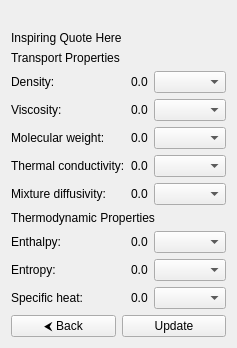
<?xml version="1.0" encoding="UTF-8"?>
<ui version="4.0">
    <class>PropertiesOutputPage</class>
    <widget class="QWidget" name="PropertiesOutputPage">
        <layout class="QVBoxLayout" name="beerLogoLayout">
            <item>
                <widget class="QLabel" name="logoLabel">
                    <property name="pixmap">
                        <pixmap>:images/BigLogo.png</pixmap> <!-- Reference to logo -->
                    </property>
                </widget>
            </item>
            <item>
                <widget class="QLabel" name="beerQuoteLabel">
                    <property name="text">
                        <string>Inspiring Quote Here</string>
                    </property>
                </widget>
            </item>
            <item>
                <layout class="QGridLayout" name="gridLayout">
                    <!-- Row 0 -->
                    <item row="0" column="0" colspan="3">
                        <widget class="QLabel" name="transportLabel">
                            <property name="text">
                                <string>Transport Properties</string>
                            </property>
                        </widget>
                    </item>

                    <!-- Row 1 -->
                    <item row="1" column="0">
                        <widget class="QLabel" name="rhoNameLabel">
                            <property name="text">
                                <string>Density:</string>
                            </property>
                        </widget>
                    </item>
                    <item row="1" column="1">
                        <widget class="QLabel" name="rhoValueLabel">
                            <property name="text">
                                <string>0.0</string>
                            </property>
                        </widget>
                    </item>
                    <item row="1" column="2">
                        <widget class="QComboBox" name="rhoComboBox">
                        </widget>
                    </item>


                    <!-- Row 2 -->
                    <item row="2" column="0">
                        <widget class="QLabel" name="muNameLabel">
                            <property name="text">
                                <string>Viscosity:</string>
                            </property>
                        </widget>
                    </item>
                    <item row="2" column="1">
                        <widget class="QLabel" name="muValueLabel">
                            <property name="text">
                                <string>0.0</string>
                            </property>
                        </widget>
                    </item>
                    <item row="2" column="2">
                        <widget class="QComboBox" name="muComboBox">
                        </widget>
                    </item>


                    <!-- Row 3 -->
                    <item row="3" column="0">
                        <widget class="QLabel" name="mwNameLabel">
                            <property name="text">
                                <string>Molecular weight:</string>
                            </property>
                        </widget>
                    </item>
                    <item row="3" column="1">
                        <widget class="QLabel" name="mwValueLabel">
                            <property name="text">
                                <string>0.0</string>
                            </property>
                        </widget>
                    </item>
                    <item row="3" column="2">
                        <widget class="QComboBox" name="mwComboBox">
                        </widget>
                    </item>

                    <!-- Row 4 -->
                    <item row="4" column="0">
                        <widget class="QLabel" name="condNameLabel">
                            <property name="text">
                                <string>Thermal conductivity:</string>
                            </property>
                        </widget>
                    </item>
                    <item row="4" column="1">
                        <widget class="QLabel" name="condValueLabel">
                            <property name="text">
                                <string>0.0</string>
                            </property>
                        </widget>
                    </item>
                    <item row="4" column="2">
                        <widget class="QComboBox" name="condComboBox">
                        </widget>
                    </item>

                    <!-- Row 5 -->
                    <item row="5" column="0">
                        <widget class="QLabel" name="diffNameLabel">
                            <property name="text">
                                <string>Mixture diffusivity:</string>
                            </property>
                        </widget>
                    </item>
                    <item row="5" column="1">
                        <widget class="QLabel" name="diffValueLabel">
                            <property name="text">
                                <string>0.0</string>
                            </property>
                        </widget>
                    </item>
                    <item row="5" column="2">
                        <widget class="QComboBox" name="diffComboBox">
                        </widget>
                    </item>

                    <!-- Row 6 -->
                    <item row="6" column="0" colspan="3">
                        <widget class="QLabel" name="thermodynamicLabel">
                            <property name="text">
                                <string>Thermodynamic Properties</string>
                            </property>
                        </widget>
                    </item>


                    <!-- Row 7 -->
                    <item row="7" column="0">
                        <widget class="QLabel" name="hNameLabel">
                            <property name="text">
                                <string>Enthalpy:</string>
                            </property>
                        </widget>
                    </item>
                    <item row="7" column="1">
                        <widget class="QLabel" name="hValueLabel">
                            <property name="text">
                                <string>0.0</string>
                            </property>
                        </widget>
                    </item>
                    <item row="7" column="2">
                        <widget class="QComboBox" name="hComboBox">
                        </widget>
                    </item>


                    <!-- Row 8 -->
                    <item row="8" column="0">
                        <widget class="QLabel" name="sNameLabel">
                            <property name="text">
                                <string>Entropy:</string>
                            </property>
                        </widget>
                    </item>
                    <item row="8" column="1">
                        <widget class="QLabel" name="sValueLabel">
                            <property name="text">
                                <string>0.0</string>
                            </property>
                        </widget>
                    </item>
                    <item row="8" column="2">
                        <widget class="QComboBox" name="sComboBox">
                        </widget>
                    </item>


                    <!-- Row 9 -->
                    <item row="9" column="0">
                        <widget class="QLabel" name="cpNameLabel">
                            <property name="text">
                                <string>Specific heat:</string>
                            </property>
                        </widget>
                    </item>
                    <item row="9" column="1">
                        <widget class="QLabel" name="cpValueLabel">
                            <property name="text">
                                <string>0.0</string>
                            </property>
                        </widget>
                    </item>
                    <item row="9" column="2">
                        <widget class="QComboBox" name="cpComboBox">
                        </widget>
                    </item>


                    <!-- Row 10 -->
                    <item row="10" column="0" colspan="3">
                        <layout class="QHBoxLayout" name="buttonLayout">
                            <item>
                                <widget class="QPushButton" name="backButton">
                                    <property name="text">
                                        <string>&#x2B9C; Back</string>
                                    </property>
                                    <property name="toolTip">
                                        <string>Go back to properties input page</string>
                                    </property>
                                </widget>
                            </item>
                            <item>
                                <widget class="QPushButton" name="updateButton">
                                    <property name="text">
                                        <string>Update</string>
                                    </property>
                                    <property name="toolTip">
                                        <string>Update thermodynamic and transport properties</string>
                                    </property>
                                </widget>
                            </item>
                        </layout>
                    </item>
                </layout>
            </item>
        </layout>
    </widget>
</ui>
